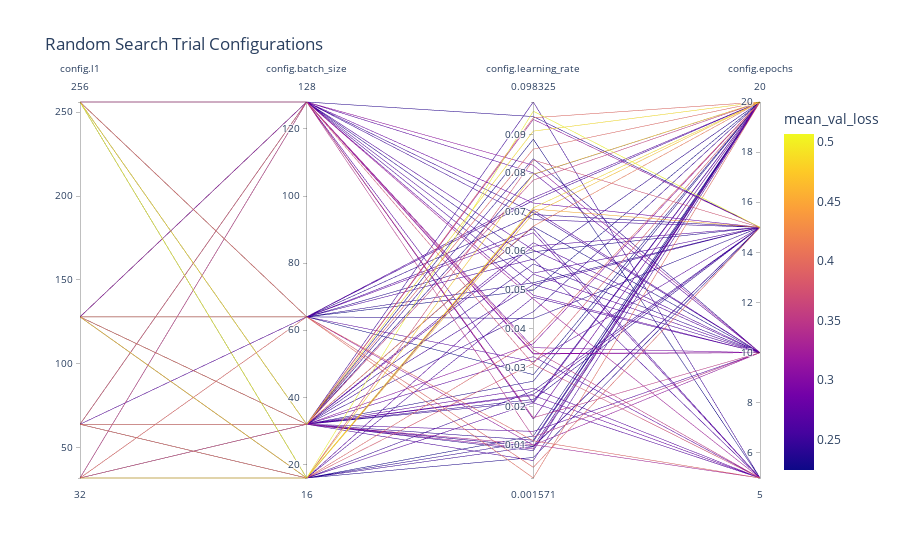

Notebook source saved alongside this figure:
### Markdown cell above
**🧪Tested Configurations Overview**

### Code cell
fig = px.parallel_coordinates(df_flat_e7, color="mean_val_loss",
                              title='Random Search Trial Configurations',
                              dimensions=['config.l1', 'config.batch_size', 'config.learning_rate',
                                          'config.epochs'], width=900)
fig.show()
